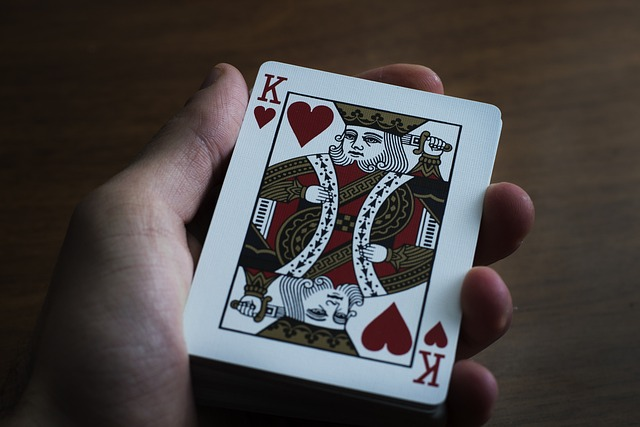
#> input picture marking-edges/resource/king.jpg, 640 x 427 px, given in place of the camera
$ python app.py
#> lines starting #> are read from the running program, lines starting #| are printed output that depends on the picture; after the words box and inside, x2 and y2 are one past the last pixel; in counts of white or black regions, pixels touching at a corner belong together
import cv2
import numpy as np

framewidth = 400
frameheight = 400

cap = cv2.VideoCapture(0)
cap.set(3,framewidth) #defining camera width 3 represents width
cap.set(4,frameheight) #defining camera height 4 represents height

def empty(a):
    pass
cv2.namedWindow("hsv")
cv2.resizeWindow("hsv",640,240)
cv2.createTrackbar("HUE Min","hsv",0,179,empty)
#> slider 'HUE Min' is set to 35
cv2.createTrackbar("HUE Max","hsv",179,179,empty)
cv2.createTrackbar("SAT Min","hsv",0,255,empty)
#> slider 'SAT Min' is set to 51
cv2.createTrackbar("SAT Max","hsv",255,255,empty)
cv2.createTrackbar("VALUE Min","hsv",0,255,empty)
#> slider 'VALUE Min' is set to 51
cv2.createTrackbar("VALUE Max","hsv",255,255,empty)

while True:

    success , img = cap.read()
#> img is the input picture: shape (427, 640, 3); mean B, G, R 67.9, 68.6, 72.6

    imghsv = cv2.cvtColor(img,cv2.COLOR_BGR2HSV)
#> imghsv: shape (427, 640, 3); mean H, S, V 53.4, 79.5, 79.8
    img = cv2.resize(img,(framewidth,frameheight)) # here we are resizing our video
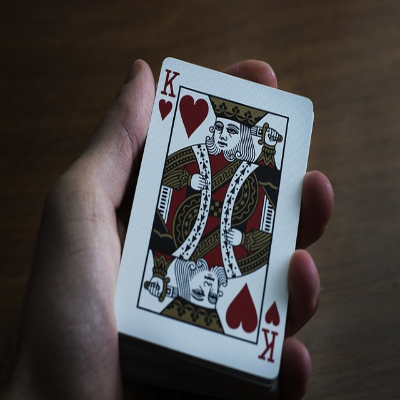
#> img: shape (400, 400, 3); mean B, G, R 67.8, 68.5, 72.5

    h_min  = cv2.getTrackbarPos("HUE Min","hsv")
    h_max  = cv2.getTrackbarPos("HUE Max","hsv")
    s_min  = cv2.getTrackbarPos("SAT Min","hsv")
    s_max  = cv2.getTrackbarPos("SAT Max","hsv")
    v_min  = cv2.getTrackbarPos("VALUE Min","hsv")
    v_max  = cv2.getTrackbarPos("VALUE Max","hsv")

    lower = np.array([h_min,s_min,v_min])
    upper = np.array([h_max,s_max,v_max])

    mask = cv2.inRange(imghsv,lower,upper)
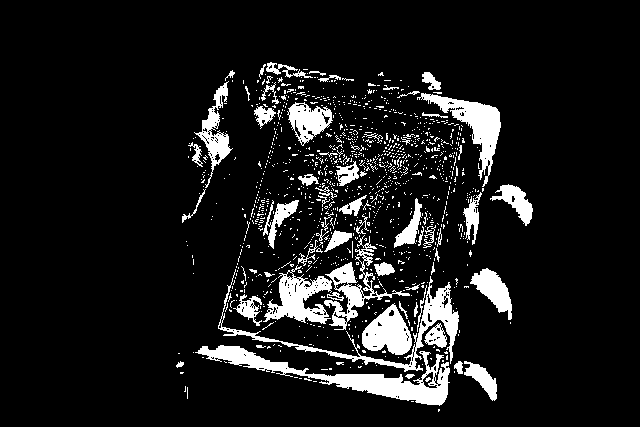
#> mask: shape (427, 640); 10.1% white; 1132 white regions (1066 under 20 px), largest, box (x1, y1, x2, y2) and area: (195, 345, 450, 406) 3895, (218, 269, 459, 372) 2409, (417, 93, 501, 187) 2126
    mask = cv2.resize(mask, (framewidth, frameheight))
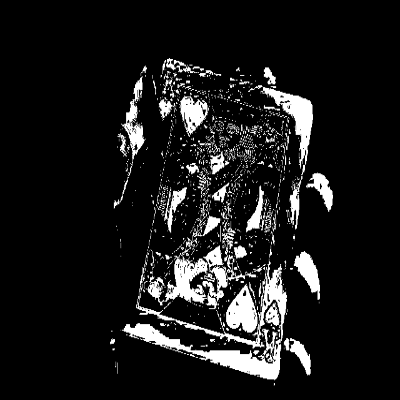
#> mask: shape (400, 400); min 0, max 255, mean 25.7

    result = cv2.bitwise_and(img,img,mask=mask)
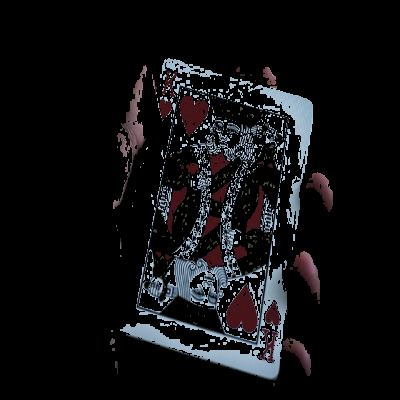
#> result: shape (400, 400, 3); mean B, G, R 17.6, 15.9, 15.8

    mask = cv2.cvtColor(mask,cv2.COLOR_GRAY2BGR)#making it 3 channels
#> mask: shape (400, 400, 3)

    hstack = np.hstack([img,mask,result])
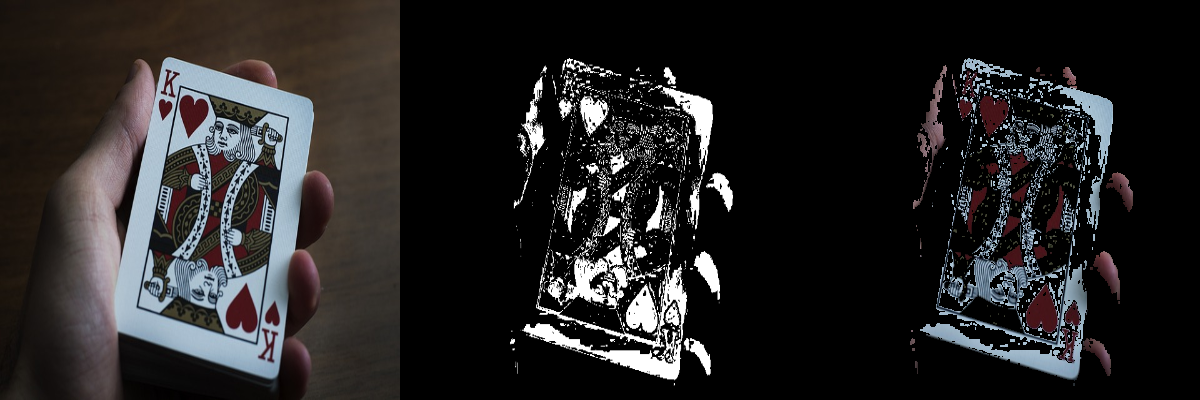
#> hstack: shape (400, 1200, 3); mean B, G, R 37, 36.7, 38


    # [4 lines of commented-out code are left out]
    cv2.imshow("hstack  ",hstack)


    if cv2.waitKey(1) & 0xFF == ord('q'):
#> (key q is pressed here)
        break

cap.release()
cv2.destroyAllWindows()
